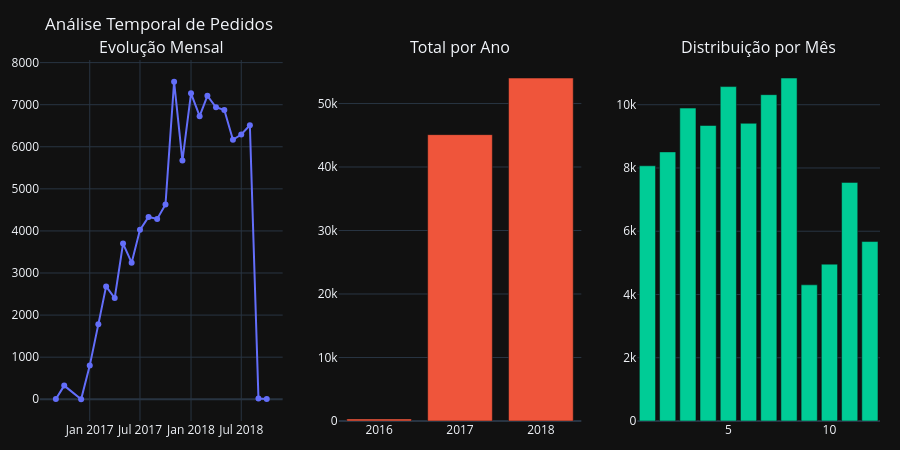

The code cell stored with this chart in its notebook:
### Code cell
# datetime mensal
orders_per_month_year["data"] = pd.to_datetime(
    orders_per_month_year["ano"].astype(str) + "-" +
    orders_per_month_year["mes"].astype(str) + "-01"
)

# agregado por ano
por_ano = (
    orders_per_month_year
    .groupby("ano", as_index=False)["quantidade"]
    .sum()
)

# agregado por mês (todos os anos juntos)
por_mes = (
    orders_per_month_year
    .groupby("mes", as_index=False)["quantidade"]
    .sum()
)

from plotly.subplots import make_subplots
import plotly.graph_objects as go

fig = make_subplots(
    rows=1,
    cols=3,
    subplot_titles=[
        "Evolução Mensal",
        "Total por Ano",
        "Distribuição por Mês"
    ]
)

# 1️⃣ Evolução mensal
fig.add_trace(
    go.Scatter(
        x=orders_per_month_year["data"],
        y=orders_per_month_year["quantidade"],
        mode="lines+markers",
        name="Mensal"
    ),
    row=1, col=1
)

# 2️⃣ Total por ano
fig.add_trace(
    go.Bar(
        x=por_ano["ano"],
        y=por_ano["quantidade"],
        name="Ano"
    ),
    row=1, col=2
)

# 3️⃣ Distribuição por mês
fig.add_trace(
    go.Bar(
        x=por_mes["mes"],
        y=por_mes["quantidade"],
        name="Mês"
    ),
    row=1, col=3
)

fig.update_layout(
    height=450,
    showlegend=False,
    title_text="Análise Temporal de Pedidos",
    margin=dict(l=20, r=20, t=60, b=20)
)

fig.show()

### Figure 1 — Plotly figure (JSON) as saved in the notebook; plotly's stock layout.template omitted (floating-point values rounded to 4 significant figures)
{"data": [{"mode": "lines+markers", "name": "Mensal", "x": ["2016-09-01T00:00:00.000000000", "2016-10-01T00:00:00.000000000", "2016-12-01T00:00:00.000000000", "2017-01-01T00:00:00.000000000", "2017-02-01T00:00:00.000000000", "2017-03-01T00:00:00.000000000", "2017-04-01T00:00:00.000000000", "2017-05-01T00:00:00.000000000", "2017-06-01T00:00:00.000000000", "2017-07-01T00:00:00.000000000", "2017-08-01T00:00:00.000000000", "2017-09-01T00:00:00.000000000", "2017-10-01T00:00:00.000000000", "2017-11-01T00:00:00.000000000", "2017-12-01T00:00:00.000000000", "2018-01-01T00:00:00.000000000", "2018-02-01T00:00:00.000000000", "2018-03-01T00:00:00.000000000", "2018-04-01T00:00:00.000000000", "2018-05-01T00:00:00.000000000", "2018-06-01T00:00:00.000000000", "2018-07-01T00:00:00.000000000", "2018-08-01T00:00:00.000000000", "2018-09-01T00:00:00.000000000", "2018-10-01T00:00:00.000000000"], "y": [4, 324, 1, 800, 1780, 2682, 2404, 3700, 3245, 4026, 4331, 4285, 4631, 7544, 5673, 7269, 6728, 7211, 6939, 6873, 6167, 6292, 6512, 16, 4], "type": "scatter", "xaxis": "x", "yaxis": "y"}, {"name": "Ano", "x": [2016, 2017, 2018], "y": [329, 45101, 54011], "type": "bar", "xaxis": "x2", "yaxis": "y2"}, {"name": "Mês", "x": [1, 2, 3, 4, 5, 6, 7, 8, 9, 10, 11, 12], "y": [8069, 8508, 9893, 9343, 10573, 9412, 10318, 10843, 4305, 4959, 7544, 5674], "type": "bar", "xaxis": "x3", "yaxis": "y3"}], "layout": {"xaxis": {"anchor": "y", "domain": [0.0, 0.2889]}, "yaxis": {"anchor": "x", "domain": [0.0, 1.0]}, "xaxis2": {"anchor": "y2", "domain": [0.3556, 0.6444]}, "yaxis2": {"anchor": "x2", "domain": [0.0, 1.0]}, "xaxis3": {"anchor": "y3", "domain": [0.7111, 1.0]}, "yaxis3": {"anchor": "x3", "domain": [0.0, 1.0]}, "annotations": [{"font": {"size": 16}, "showarrow": false, "text": "Evolução Mensal", "x": 0.1444, "xanchor": "center", "xref": "paper", "y": 1.0, "yanchor": "bottom", "yref": "paper"}, {"font": {"size": 16}, "showarrow": false, "text": "Total por Ano", "x": 0.5, "xanchor": "center", "xref": "paper", "y": 1.0, "yanchor": "bottom", "yref": "paper"}, {"font": {"size": 16}, "showarrow": false, "text": "Distribuição por Mês", "x": 0.8556, "xanchor": "center", "xref": "paper", "y": 1.0, "yanchor": "bottom", "yref": "paper"}], "title": {"text": "Análise Temporal de Pedidos"}, "margin": {"l": 20, "r": 20, "t": 60, "b": 20}, "height": 450, "showlegend": false}}
